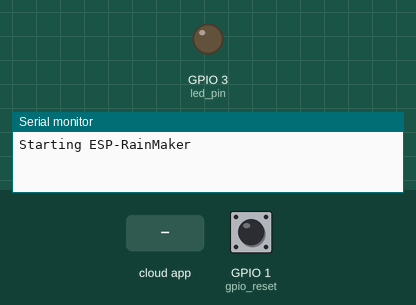
Recording of a sketch running on a simulated ESP32. Shown: output pins drawn as LEDs (lit = HIGH), the last lines printed to the serial monitor. The inputs (shaded band) are chosen by the test bench; at power-on: GPIO 1 (gpio_reset) HIGH. WiFi joins after 1.5 s; servers stay silent unless stated.

Above: at 1.2 s.
1.3 s: the phone or cloud app sets LED to 1
At 2.0 s:
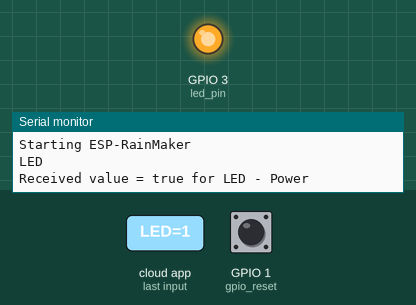
4.4 s: the phone or cloud app sets LED to 0
At 5.7 s:
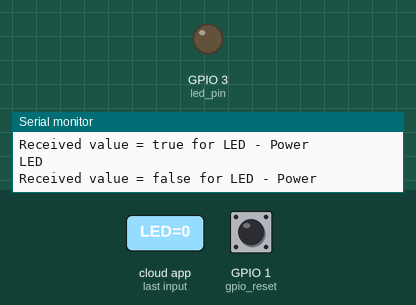
Timing chart, 0 to 7.4 s (numbered marks = the images above; inputs shaded):
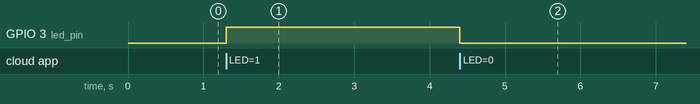

Measured:
- after the input at 1.3 s, GPIO 3 (led_pin): LOW → HIGH at once
- after the input at 4.4 s, GPIO 3 (led_pin): HIGH → LOW at once

The sketch:

RMakerSwitch.ino
```cpp
#include "RMaker.h"
#include "WiFi.h"
#include "WiFiProv.h"
#include "DHT.h"
#include <SimpleTimer.h>

// BLE Credentials
const char *service_name = "PROV_12345";
const char *pop = "1234567";

static uint8_t gpio_reset = D0;
static uint8_t DHTPIN = D1;
static uint8_t led_pin = D2;
bool led_pin_state = false;

bool wifi_connected = 0;

DHT dht(DHTPIN, DHT22);

SimpleTimer Timer;

 //declare devices
static TemperatureSensor temperature("Temperature");
static TemperatureSensor humidity("Humidity");
static Switch button("LED", &led_pin);

void sysProvEvent(arduino_event_t *sys_event)
{
  switch (sys_event->event_id) {
    case ARDUINO_EVENT_PROV_START:
#if CONFIG_IDF_TARGET_ESP32
      Serial.printf("\nProvisioning Started with name \"%s\" and PoP \"%s\" on BLE\n", service_name, pop);
      printQR(service_name, pop, "ble");
#else
      Serial.printf("\nProvisioning Started with name \"%s\" and PoP \"%s\" on SoftAP\n", service_name, pop);
      printQR(service_name, pop, "softap");
#endif
      break;
    case ARDUINO_EVENT_WIFI_STA_CONNECTED:
      Serial.printf("\nConnected to Wi-Fi!\n");
      wifi_connected = 1;
      delay(500);
      break;
    case ARDUINO_EVENT_PROV_CRED_RECV: {
        Serial.println("\nReceived Wi-Fi credentials");
        Serial.print("\tSSID : ");
        Serial.println((const char *) sys_event->event_info.prov_cred_recv.ssid);
        Serial.print("\tPassword : ");
        Serial.println((char const *) sys_event->event_info.prov_cred_recv.password);
        break;
      }
  }
}

void write_callback(Device *device, Param *param, const param_val_t val, void *priv_data, write_ctx_t *ctx)
{
  const char *device_name = device->getDeviceName();
  Serial.println(device_name);
  const char *param_name = param->getParamName();

  if (strcmp(device_name, "LED") == 0)
  {
    if (strcmp(param_name, "Power") == 0)
    {
      Serial.printf("Received value = %s for %s - %s\n", val.val.b ? "true" : "false", device_name, param_name);
      led_pin_state = val.val.b;
      (led_pin_state == false) ? digitalWrite(led_pin, LOW) : digitalWrite(led_pin, HIGH);
      param->updateAndReport(val);
    }
  }
}


void setup()
{
  Serial.begin(115200);

  pinMode(gpio_reset, INPUT);
  pinMode(led_pin, OUTPUT);
  digitalWrite(led_pin,LOW);

  dht.begin();

  //declare node
  Node my_node;
  my_node = RMaker.initNode("Rajaram TechLabs");

  button.addCb(write_callback);

  //Add devices
  my_node.addDevice(temperature);
  my_node.addDevice(humidity);
  my_node.addDevice(button);


  //This is optional
  RMaker.enableOTA(OTA_USING_PARAMS);
  //If you want to enable scheduling, set time zone for your region using setTimeZone().
  //The list of available values are provided here https://rainmaker.espressif.com/docs/time-service.html
  // RMaker.setTimeZone("Asia/Shanghai");
  // Alternatively, enable the Timezone service and let the phone apps set the appropriate timezone
  RMaker.enableTZService();
  RMaker.enableSchedule();

  Serial.printf("\nStarting ESP-RainMaker\n");
  RMaker.start();

  // Timer for Sending Sensor Data
  Timer.setInterval(5000);

  WiFi.onEvent(sysProvEvent);

#if CONFIG_IDF_TARGET_ESP32
  WiFiProv.beginProvision(WIFI_PROV_SCHEME_BLE, WIFI_PROV_SCHEME_HANDLER_FREE_BTDM, WIFI_PROV_SECURITY_1, pop, service_name);
#else
  WiFiProv.beginProvision(WIFI_PROV_SCHEME_SOFTAP, WIFI_PROV_SCHEME_HANDLER_NONE, WIFI_PROV_SECURITY_1, pop, service_name);
#endif

}


void loop()
{
  if (Timer.isReady() && wifi_connected) {
    Serial.println("Sending Sensor Data");

    float hum = dht.readHumidity();
    float temp = dht.readTemperature();

    Serial.print("Temperature: ");
    Serial.println(temp);
    Serial.print("Humidity: ");
    Serial.println(hum);

    temperature.updateAndReportParam("Temperature", temp);
    humidity.updateAndReportParam("Temperature", hum);
    Timer.reset();
  }

  // Read GPIO0 (external button to reset device
  if (digitalRead(gpio_reset) == LOW) { //Push button pressed
    Serial.printf("Reset Button Pressed!\n");
    // Key debounce handling
    delay(100);
    int startTime = millis();
    while (digitalRead(gpio_reset) == LOW) delay(50);
    int endTime = millis();

    if ((endTime - startTime) > 10000) {
      // If key pressed for more than 10secs, reset all
      Serial.printf("Reset to factory.\n");
      wifi_connected = 0;
      RMakerFactoryReset(2);
    } else if ((endTime - startTime) > 3000) {
      Serial.printf("Reset Wi-Fi.\n");
      wifi_connected = 0;
      // If key pressed for more than 3secs, but less than 10, reset Wi-Fi
      RMakerWiFiReset(2);
    }
  }
  delay(100);
}
```
